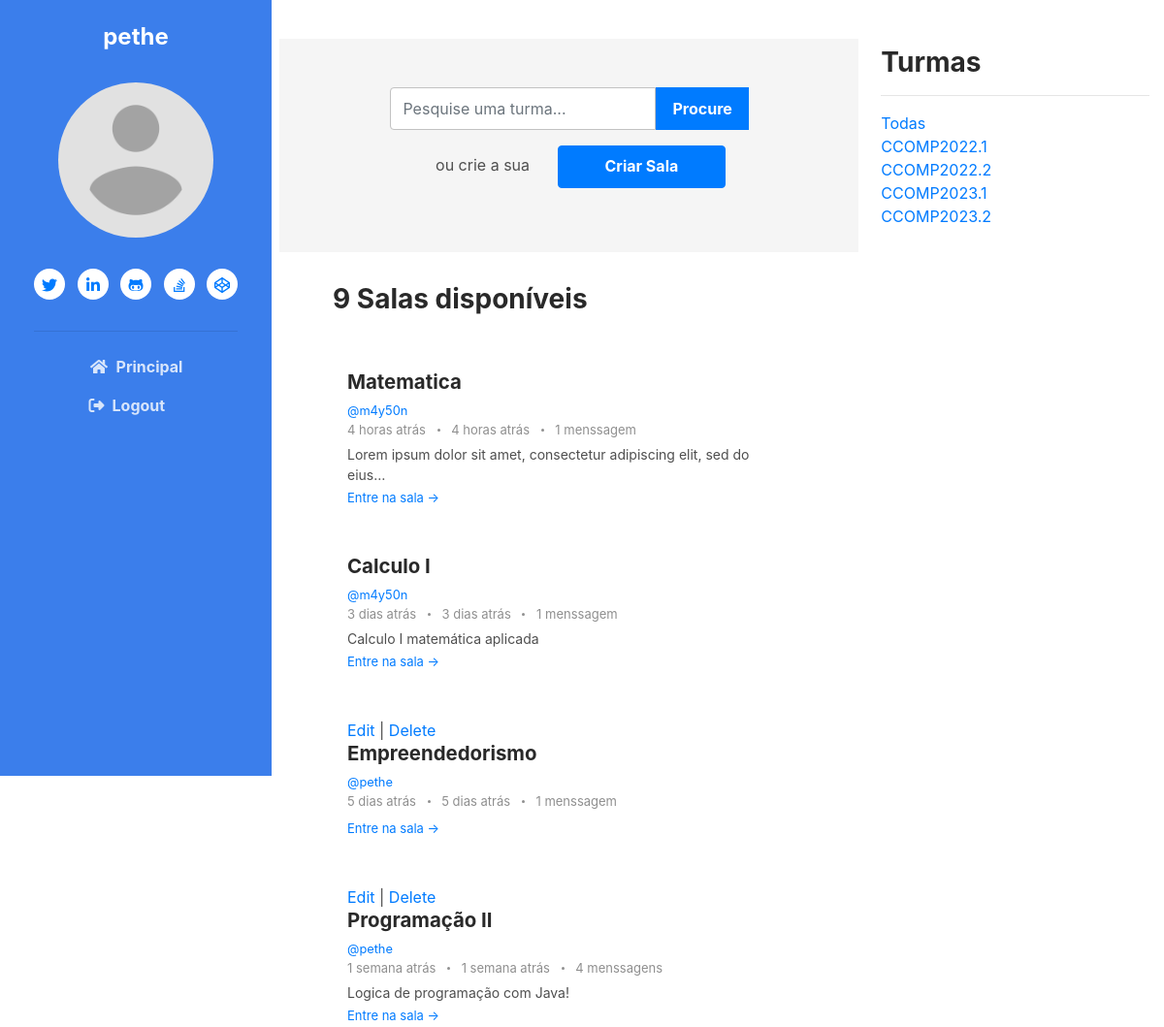
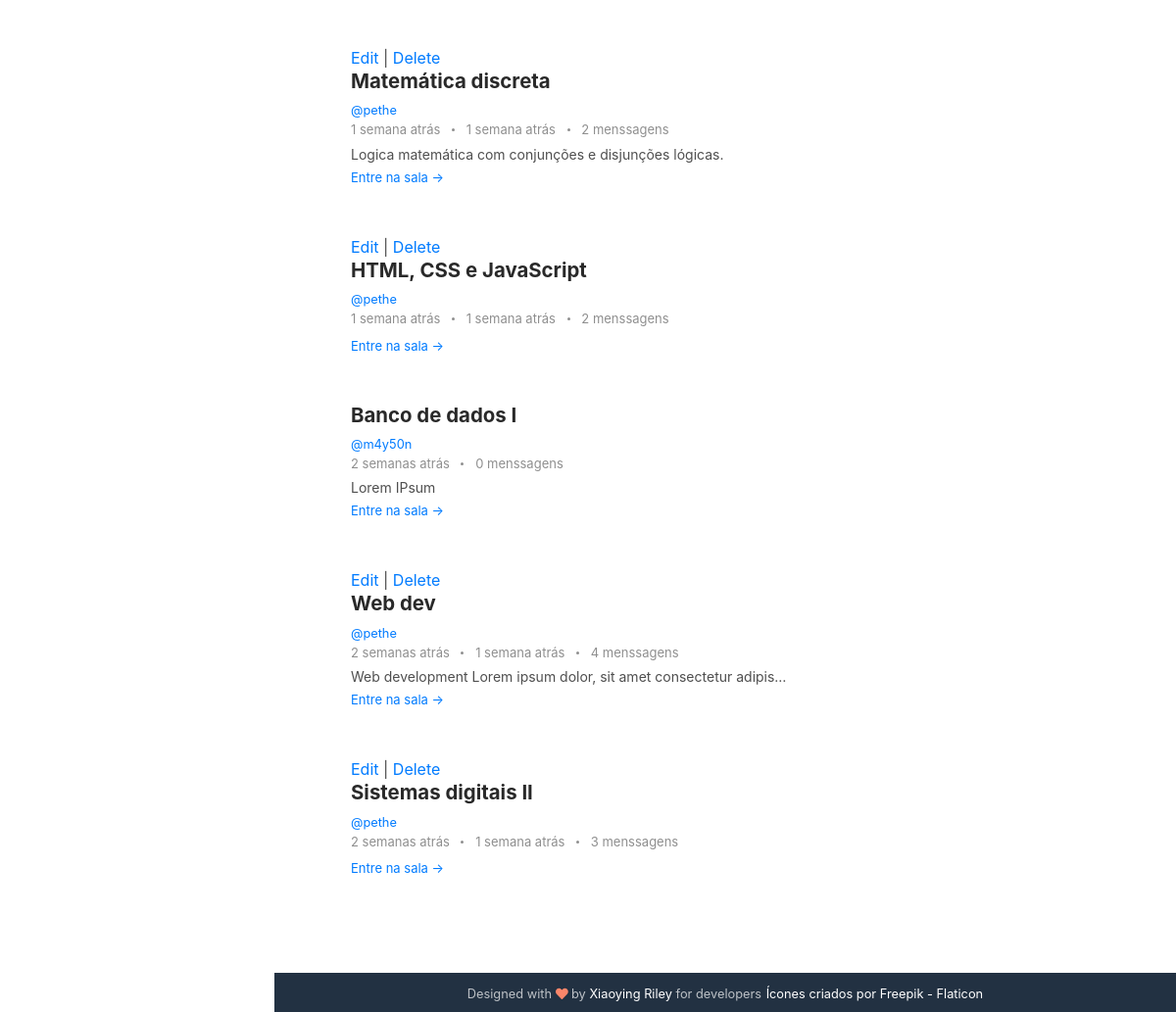
The app's page / (signed in) with its own data (2 pictures, top to bottom).
### base/models.py (models this page shows, shortened)
class Room(models.Model):
    host = models.ForeignKey(User, on_delete=models.SET_NULL, null=True)
    classe = models.ForeignKey(Classe, on_delete=models.SET_NULL, null=True)
    name = models.CharField(max_length=200)
    desc = models.TextField(null=True, blank=True)
    room_join = models.CharField(default='room', max_length=20)
    participants = models.ManyToManyField(
        User, related_name='participants', blank=True)
    updated = models.DateTimeField(auto_now=True)
    created = models.DateTimeField(auto_now_add=True)
    created_in = models.TextField(default='capsulat', blank=True)
    crypt_key = models.CharField(max_length=23)
    class Meta:
        ordering = ['-updated', '-created']

class Message(models.Model):
    user = models.ForeignKey(User, on_delete=models.CASCADE)
    room = models.ForeignKey(Room, on_delete=models.CASCADE)
    body = models.TextField()
    update = models.DateTimeField(auto_now=True)
    created = models.DateTimeField(auto_now_add=True)
    created_in = models.TextField(null=True, blank=True)

class Classe(models.Model):
    name = models.CharField(max_length=200)

### base/views.py (the view)
# urls.py: path('', views.home, name="home"),
def home(request):
    q = request.GET.get('q') if request.GET.get(
        'q') != None else ''
    rooms = Room.objects.filter(Q(classe__name__icontains=q) | Q(
        name__icontains=q) | Q(desc__icontains=q)).order_by('-created')
    howLongAgo(rooms)
    classes = Classe.objects.all()
    room_count = rooms.count()
    room_messages = Message.objects.filter(
        Q(room__classe__name__icontains=q) | Q(
            room__name__icontains=q)).order_by('-created')
    howLongAgo(room_messages)
    recent_activity = room_messages[:6]
    context = {'rooms': rooms, 'classes': classes,
               'q': q, 'room_count': room_count, 'room_messages': room_messages,
               'recent_activity': recent_activity}
    return render(request, 'base/home.html', context)

### base/views.py (called while the page is built)
def timesince(dt, default="agora"):
    now = datetime.now()
    diff = now - dt
    periods = (
        (diff.days // 365, "ano", "anos"),
        (diff.days // 30, "mês", "meses"),
        (diff.days // 7, "semana", "semanas"),
        (diff.days, "dia", "dias"),
        (diff.seconds // 3600, "hora", "horas"),
        (diff.seconds // 60, "minuto", "minutos"),
        (diff.seconds - 30, "segundo", "segundos"),
    )
    for period, singular, plural in periods:
        if period >= 1:
            return "%d %s atrás" % (period, singular if period == 1 else plural)
    return default

def howLongAgo(datas):
    for data in datas:
        wasCreated = data.created
        fuso_horario = timezone('America/Sao_Paulo')
        data_e_hora_sao_paulo = wasCreated.astimezone(fuso_horario)
        wasCreated_format = data_e_hora_sao_paulo.strftime(
            "%d/%m/%Y %H:%M")
        data_created, hour_created = wasCreated_format.split(' ')
        data_created = data_created + " " + hour_created
        d = int(data_created.split('/')[0])
        m = int(data_created.split('/')[1])
        y = int(data_created.split('/')[2].split(' ')[0])
        h = int(hour_created.split(':')[0])
        mi = int(hour_created.split(':')[1])
        data.created_in = timesince(datetime(y, m, d, h, mi, 0))
        data.save()

### base/templates/base/home.html
{% extends 'main.html' %}
{% load static %}
{% block content %}
	<link rel="stylesheet" href="{% static 'styles/main.css' %}">
	<div class="main-2-column">
		<div class="mt-4">
			<div class="search-bar m-2 my-md-3 d-flex flex-wrap justify-content-center align-items-center">
				<form action="" method="get">
					<div class="input-group">
						<input type="text"  name=q class="form-control" placeholder="Pesquise uma turma..." aria-label="Pesquise uma turma..." aria-describedby="basic-addon1">
						<div class="input-group-prepend">
						  <input type="submit" class="input-group btn btn-primary" id="basic-addon1" value="Procure">
						</div>
					</div>
				</form>
				<div class="my-3">
					<p class="mx-4 my-2 d-inline">ou crie a sua</p>
					<a class="btn btn-primary py-2 px-5" href="{% url 'create-room' %}">Criar Sala</a>
				</div>
			</div>
			<div class="container">
				<h3 class="pl-5 pt-3">{{room_count}} Salas disponíveis</h3>
				{% include 'base/feed_component.html' %}
			</div>
		</div>
		<div class="d-flex flex-column pt-5">
			{% include 'base/classes_component.html' %}
		</div>
	</div>
{% endblock content%}

### templates/navbar.html (shortened to what this page needs)
{% load static %}
<header class="header text-center">
    {% if user.is_authenticated %}
        <h1 class="blog-name pt-lg-4 mb-0"><a href="">{{user}} </a></h1>
        <nav class="navbar navbar-expand-lg navbar-dark" >
                <div id="navigation" class="collapse navbar-collapse flex-column" >
                    <div class="profile-section pt-3 pt-lg-0">
                        <img class="profile-image mb-3 rounded-circle mx-auto" src="{% static 'images/profile.png' %}" alt="image" >
                        <ul class="social-list list-inline py-3 mx-auto">
                            <li class="list-inline-item"><a href="#"><i class="fab fa-twitter fa-fw"></i></a></li>
                            <li class="list-inline-item"><a href="#"><i class="fab fa-linkedin-in fa-fw"></i></a></li>
                            <li class="list-inline-item"><a href="#"><i class="fab fa-github-alt fa-fw"></i></a></li>
                            <li class="list-inline-item"><a href="#"><i class="fab fa-stack-overflow fa-fw"></i></a></li>
                            <li class="list-inline-item"><a href="#"><i class="fab fa-codepen fa-fw"></i></a></li>
                        </ul>
                        <hr>
                    </div>
                    <ul id="navi" class="navbar-nav flex-column text-left" onclick="navIconActive()">
                        <li class="nav-item">
                            <a class="nav-link" href="{% url 'home' %}"><i class="fas fa-home fa-fw mr-2"></i>Principal <span class="sr-only">(current)</span></a>
                        </li>
                        {% if request.user == user %}
                            <li class="nav-item">
                            <a class="nav-link" href="{% url 'logout' %}"><i class="fa-solid fa-right-from-bracket mr-2"></i>Logout</a>
                            </li>
                        {% endif %}
                    </ul>
                </div>
        </nav>
    {% endif %}
</header>

### base/templates/base/feed_component.html
{% load humanize %}
<section class="blog-list px-3 py-5 p-md-5 ">
    <div class="container">
        {% for room in rooms %}
            {% if request.user == room.host %}
                <a href="{% url 'update-room' room.id%}">Edit</a>
                |
                <a href="{% url 'delete-room' room.id%}">Delete</a>
            {% endif %}
            <div class="item mb-5">
                <div class="media">
                    <div class="media-body">
                        <h3 class="title mb-1">
                            <a href="{% url 'join' room.id%}">
                                {{room.name}}
                            </a>
                        </h3>
                        <small><a href="{% url 'user-profile' room.host.id %}">@{{room.host.username}}</a></small>
                        <div class="meta mb-1"><span class="date">
                            {{room.created_in}}
                        </span>
                            {% if room.message_set.all.count > 0 %}
                            <span class="time">
                            {% for m in room.message_set.all %}
                                {% if forloop.last %}
                                {{m.created_in}}
                                {% endif %}
                            {% endfor%}
                            </span>
                            {% endif %}
                            <span class="comment">
                                <a href="#">
                                    {{room.message_set.all.count}}
                                {% if room.message_set.all.count > 1 or room.message_set.all.count == 0%}
                                    menssagens
                                {% else %}
                                    menssagem
                                {% endif %}
                                </a>
                            </span>
                        </div>
                        <div class="intro">{{room.desc|truncatechars:70}}</div>
                        <a class="more-link" href="{% url 'room' room.id%}">Entre na sala &rarr;</a>
                    </div>
                </div>
            </div>
        {% endfor %}
    </div>
</section>

### base/templates/base/classes_component.html
<div class="container">
    <h3>Turmas</h3>
    <hr/>
    <a href="{% url 'home' %}">Todas</a>
    {% for classe in classes %}
    <div>
        <a href="{% url 'home' %}?q={{classe.name}}">{{classe.name}}</a>
    </div>
    {% endfor %}
</div>

### static/styles/main.css (style rules this page uses)
.main-2-column { display: grid; grid-template-columns: 3fr 1.5fr; }
.search-bar { padding: 50px 0px; background-color: whitesmoke !important; }
body { -webkit-font-smoothing: antialiased; -moz-osx-font-smoothing: grayscale; color: #4f4f4f; }
h1, h2, h3, h4, h5, h6 { color: #292929; font-weight: bold; }
.btn { font-weight: bold; padding: 0.375rem 1rem; height: 2.75rem; transition: all 0.4s ease-in-out; }
.btn-primary { color: #fff; }
.form-control { padding-top: 0.875rem; padding-bottom: 0.875rem; height: 2.75rem; border-color: #c2c2c2; }
.header { position: fixed; left: 0; top: 0; height: 100vh; width: 280px; background: #3b7eeb; color: #fff; }
.header .blog-name { font-weight: bold; font-size: 1.5rem; color: #fff; }
.header .blog-name a { color: #fff; }
.header .navbar { padding: 2rem 1rem; }
.header .nav-item { font-weight: bold; }
.header .nav-item .nav-link { color: rgba(255, 255, 255, 0.8); }
.profile-section .profile-image { max-width: 160px; }
.social-list a { width: 32px; height: 32px; padding-top: 5px; display: inline-block; text-align: center; border-radius: 50%; transition: all 0.4s ease-in-out; background-color: #fff; }
.main-wrapper .container { max-width: 820px; }
.blog-list .item .title { font-size: 1.275rem; }
.blog-list .item .title a { color: #292929; }
.blog-list .item .intro { font-size: 0.875rem; }
.blog-list .item .more-link { font-size: 0.8125rem; }
.meta { color: #8f8f8f; font-size: 0.8125rem; }
.meta span { display: inline-block; }
.meta span a { color: #8f8f8f; }
.meta span:after { content: ""; display: inline-block; width: 3px; height: 3px; border-radius: 50%; background: #8f8f8f; margin-left: 0.5rem; margin-right: 0.5rem; position: relative; top: -3px; }
.meta span:last-child:after { display: none; }
body { overflow-x: hidden; }

### records on screen
Room: name "Matematica", host.username "m4y50n", created_in "4 horas atrás", message_set.all.count "1", shows "menssagem", desc "Lorem ipsum dolor sit amet, consectetur adipiscing elit, sed do eius…"
Message: created_in "4 horas atrás"
Room: name "Calculo I", host.username "m4y50n", created_in "3 dias atrás", message_set.all.count "1", shows "menssagem", desc "Calculo I matemática aplicada"
Message: created_in "3 dias atrás"
Room: shows "Edit", name "Empreendedorismo", host.username "pethe", created_in "5 dias atrás", message_set.all.count "1", shows "menssagem"
Message: created_in "5 dias atrás"
Room: shows "Edit", name "Programação II", host.username "pethe", created_in "1 semana atrás", message_set.all.count "4", shows "menssagens", desc "Logica de programação com Java!"
Message: created_in "1 semana atrás"
Room: shows "Edit", name "Matemática discreta", host.username "pethe", created_in "1 semana atrás", message_set.all.count "2", shows "menssagens", desc "Logica matemática com conjunções e disjunções lógicas."
Message: created_in "1 semana atrás"
Room: shows "Edit", name "HTML, CSS e JavaScript", host.username "pethe", created_in "1 semana atrás", message_set.all.count "2", shows "menssagens"
Message: created_in "1 semana atrás"
Room: name "Banco de dados I", host.username "m4y50n", created_in "2 semanas atrás", message_set.all.count "0", shows "menssagens", desc "Lorem IPsum"
Room: shows "Edit", name "Web dev", host.username "pethe", created_in "2 semanas atrás", message_set.all.count "4", shows "menssagens", desc "Web development Lorem ipsum dolor, sit amet consectetur adipis…"
Message: created_in "1 semana atrás"
Room: shows "Edit", name "Sistemas digitais II", host.username "pethe", created_in "2 semanas atrás", message_set.all.count "3", shows "menssagens"
Message: created_in "1 semana atrás"
Classe: name "CCOMP2022.1"
Classe: name "CCOMP2022.2"
Classe: name "CCOMP2023.1"
Classe: name "CCOMP2023.2"

### other values on screen
{{ user }} "pethe"
{{ room_count }} "9"
